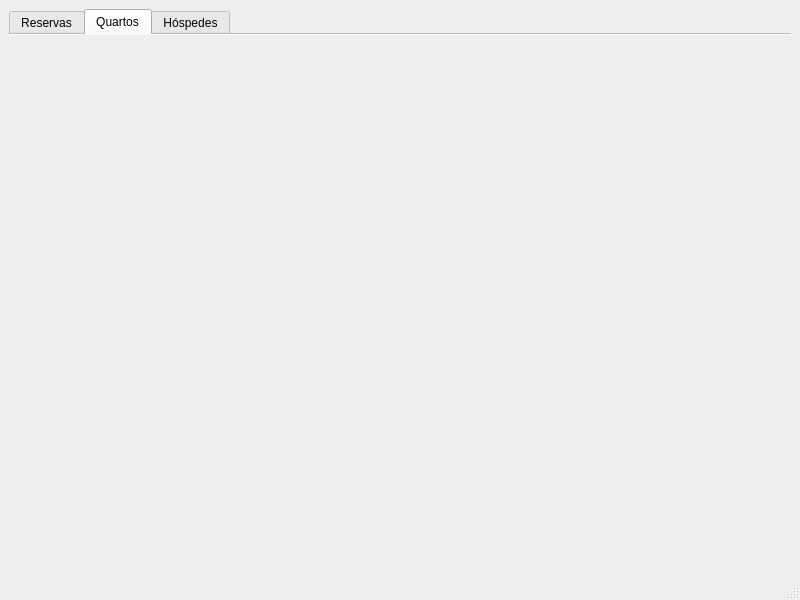
<?xml version="1.0" encoding="UTF-8"?>
<ui version="4.0">
 <class>AppView</class>
 <widget class="QMainWindow" name="AppView">
  <property name="geometry">
   <rect>
    <x>0</x>
    <y>0</y>
    <width>800</width>
    <height>600</height>
   </rect>
  </property>
  <property name="windowTitle">
   <string>AppView</string>
  </property>
  <widget class="QWidget" name="centralwidget">
   <layout class="QVBoxLayout" name="verticalLayout">
    <item>
     <widget class="QTabWidget" name="tabWidget">
      <property name="tabPosition">
       <enum>QTabWidget::TabPosition::North</enum>
      </property>
      <property name="tabShape">
       <enum>QTabWidget::TabShape::Rounded</enum>
      </property>
      <property name="currentIndex">
       <number>1</number>
      </property>
      <property name="elideMode">
       <enum>Qt::TextElideMode::ElideNone</enum>
      </property>
      <property name="documentMode">
       <bool>true</bool>
      </property>
      <property name="tabsClosable">
       <bool>false</bool>
      </property>
      <property name="movable">
       <bool>false</bool>
      </property>
      <widget class="QWidget" name="tabReserves">
       <attribute name="title">
        <string>Reservas</string>
       </attribute>
       <layout class="QVBoxLayout" name="layoutReserves">
        <item>
         <widget class="QWidget" name="widContentReserves" native="true"/>
        </item>
       </layout>
      </widget>
      <widget class="QWidget" name="tabRooms">
       <attribute name="title">
        <string>Quartos</string>
       </attribute>
       <layout class="QVBoxLayout" name="layoutRooms">
        <item>
         <widget class="QWidget" name="widContentRooms" native="true"/>
        </item>
       </layout>
      </widget>
      <widget class="QWidget" name="tabGuests">
       <attribute name="title">
        <string>Hóspedes</string>
       </attribute>
       <layout class="QVBoxLayout" name="layoutGuests">
        <item>
         <widget class="QWidget" name="widContentGuests" native="true"/>
        </item>
       </layout>
      </widget>
     </widget>
    </item>
   </layout>
  </widget>
  <widget class="QMenuBar" name="menubar">
   <property name="geometry">
    <rect>
     <x>0</x>
     <y>0</y>
     <width>800</width>
     <height>21</height>
    </rect>
   </property>
  </widget>
  <widget class="QStatusBar" name="statusbar"/>
 </widget>
 <resources/>
 <connections/>
</ui>
